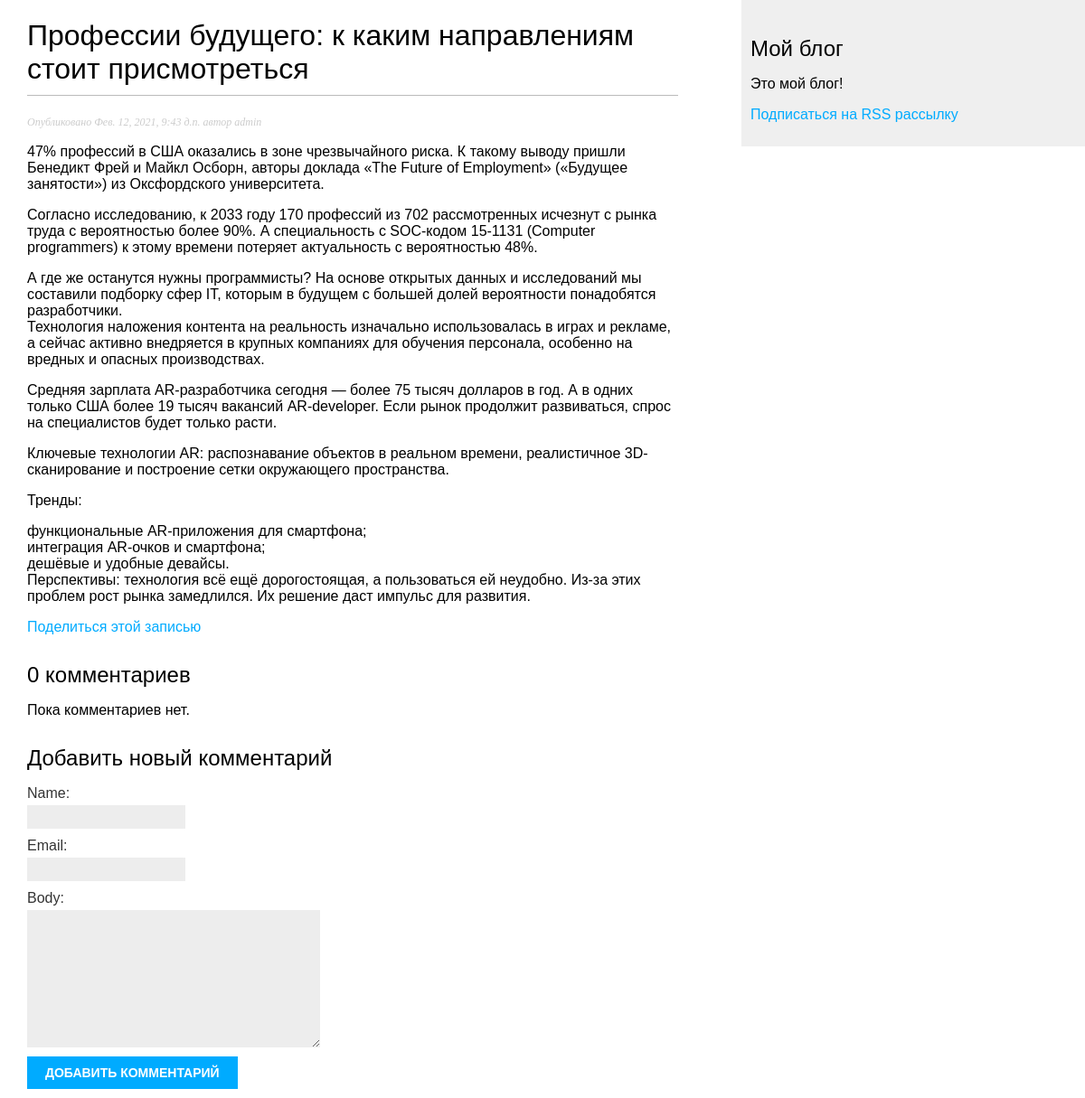
Before: /blog/2021/2/12/professii-budushego-k-kakim-napravleniyam-stoit-prismotretsya/ with the older database file.
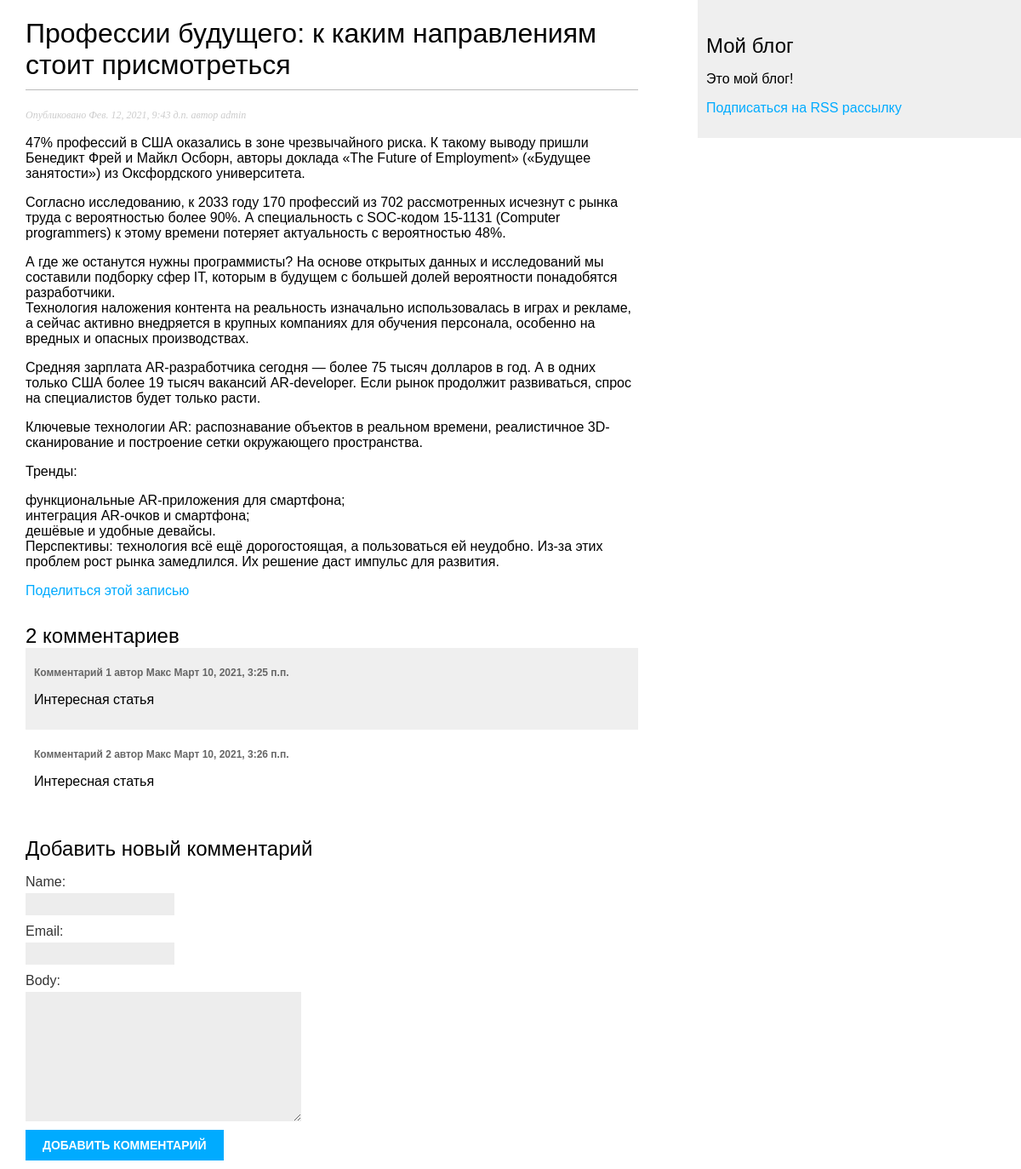
After: the same page with the newer database file.
### blog/models.py (models this page shows, shortened)
class Post(models.Model):
    STATUS_CHOICES = (
        ('draft', 'Draft'),
        ('published', 'Published'),
    )
    title = models.CharField(max_length=250)
    slug = models.SlugField(max_length=250,
                            unique_for_date='publish')
    author = models.ForeignKey(User,
                               on_delete=models.CASCADE,
                               related_name='blog_posts')
    body = models.TextField()
    publish = models.DateTimeField(default=timezone.now)
    created = models.DateTimeField(auto_now_add=True)
    updated = models.DateTimeField(auto_now=True)
    status = models.CharField(max_length=10,
                              choices=STATUS_CHOICES,
                              default='draft')
    class Meta:
        ordering = ('-publish',)

class Comment(models.Model):
    post = models.ForeignKey(Post,
                             on_delete=models.CASCADE,
                             related_name='comments')
    name = models.CharField(max_length=80)
    email = models.EmailField()
    body = models.TextField()
    created = models.DateTimeField(auto_now_add=True)
    updated = models.DateTimeField(auto_now=True)
    active = models.BooleanField(default=True)
    class Meta:
        ordering = ('created',)

### blog/views.py (the view)
def post_detail(request, year, month, day, post):
    post = get_object_or_404(Post, slug=post,
                                   status='published',
                                   publish__year=year,
                                   publish__month=month,
                                   publish__day=day)
    comments = post.comments.filter(active=True)
    new_comment = None
    if request.method == 'POST':
        comment_form = CommentForm(data=request.POST)
        if comment_form.is_valid():
            new_comment = comment_form.save(commit=False)
            new_comment.post = post
            new_comment.save()
    else:
        comment_form = CommentForm()
    return render(request, 'blog/post/detail.html', {'post': post,
                                                     'comments': comments,
                                                     'new_comment': new_comment,
                                                     'comment_form': comment_form})

### blog/forms.py
class CommentForm(forms.ModelForm):
    class Meta:
        model = Comment
        fields = ('name', 'email', 'body')

### blog/templates/blog/post/detail.html (shortened to what this page needs)
{% extends "blog/base.html" %}
{% block content %}
<h1>{{ post.title }}</h1>
<p class="date">Опубликовано {{ post.publish }} автор {{ post.author }}</p>
{{ post.body|linebreaks }}
<p>
    <a href="{% url "blog:post_share" post.id %}">Поделиться этой записью</a>
</p>
{% with comments.count as total_comments %}
<h2>{{ total_comments }} комментариев{{ total_comment|pluralize }}</h2>
{% endwith %}
    {% for comment in comments %}
        <div class="comment">
        <p class="info">
        Комментарий {{ forloop.counter }} автор {{ comment.name }}
    {{ comment.created }}
        </p>
    {{ comment.body|linebreaks }}
        </div>
    {% empty %}
    <p>Пока комментариев нет.</p>
    {% endfor %}
{% if new_comment %}
<h2>Ваш комментарий был добавлен.</h2>
{% else %}
<h2>Добавить новый комментарий</h2>
<form action="." method="post">
{{ comment_form.as_p }}
<p><input type="submit" value="Добавить комментарий"></p>
</form>
{% endif %}
{% endblock %}

### blog/templates/blog/base.html (shortened to what this page needs)
 {% load static %}
<!doctype html>
<html lang="ru">
<head>
    <link href="{% static "css/blog.css" %}" rel="stylesheet">
</head>
<body>
    <div id="content">
        {% block content %}{% endblock %}
    </div>
    <div id="sidebar">
        <h2>Мой блог</h2>
        <p>Это мой блог!</p>
        <p><a href="{% url "blog:post_feed" %}">Подписаться на RSS рассылку</a></p>
    </div>
</body>
</html>

### blog/static/css/blog.css (style rules this page uses)
body { margin:0; padding:0; font-family:helvetica, sans-serif; }
a { color:#00abff; text-decoration:none; }
h1 { font-weight:normal; border-bottom:1px solid #bbb; padding:0 0 10px 0; }
h2 { font-weight:normal; margin:30px 0 0; }
#content { float:left; width:60%; padding:0 0 0 30px; }
#sidebar { float:right; width:30%; padding:10px; background:#efefef; height:100%; }
p.date { color:#ccc; font-family: georgia, serif; font-size: 12px; font-style: italic; }
label { float:left; clear:both; color:#333; margin-bottom:4px; }
input, textarea { clear:both; float:left; margin:0 0 10px; background:#ededed; border:0; padding:6px 10px; font-size:12px; }
input[type=submit] { font-weight:bold; background:#00abff; color:#fff; padding:10px 20px; font-size:14px; text-transform:uppercase; }
.comment { padding:10px; }
.comment:nth-child(even) { background:#efefef; }
.comment .info { font-weight:bold; font-size:12px; color:#666; }

Changed rows visible on the page:
added Comment: name "Макс", created "Март 10, 2021, 3:25 п.п.", body "Интересная статья"
added Comment: name "Макс", created "Март 10, 2021, 3:26 п.п.", body "Интересная статья"
Other visible differences:
{{ total_comments }}: "0" → "2"
text no longer shown: "Пока комментариев нет."
